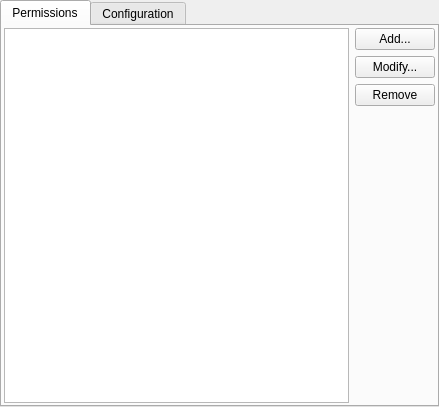
<?xml version="1.0" encoding="UTF-8"?>
<ui version="4.0">
 <class>RoomConfigWidget</class>
 <widget class="QWidget" name="RoomConfigWidget">
  <property name="geometry">
   <rect>
    <x>0</x>
    <y>0</y>
    <width>439</width>
    <height>407</height>
   </rect>
  </property>
  <property name="windowTitle">
   <string/>
  </property>
  <layout class="QHBoxLayout" name="horizontalLayout">
   <property name="margin">
    <number>0</number>
   </property>
   <item>
    <widget class="QTabWidget" name="tabWidget">
     <property name="currentIndex">
      <number>0</number>
     </property>
     <widget class="QWidget" name="PermTab_">
      <attribute name="title">
       <string>Permissions</string>
      </attribute>
      <layout class="QHBoxLayout" name="horizontalLayout_2">
       <property name="margin">
        <number>2</number>
       </property>
       <item>
        <widget class="QTreeView" name="PermsTree_"/>
       </item>
       <item>
        <layout class="QVBoxLayout" name="verticalLayout_2">
         <item>
          <widget class="QPushButton" name="AddPerm_">
           <property name="text">
            <string>Add...</string>
           </property>
          </widget>
         </item>
         <item>
          <widget class="QPushButton" name="ModifyPerm_">
           <property name="text">
            <string>Modify...</string>
           </property>
          </widget>
         </item>
         <item>
          <widget class="QPushButton" name="RemovePerm_">
           <property name="text">
            <string>Remove</string>
           </property>
          </widget>
         </item>
         <item>
          <spacer name="verticalSpacer">
           <property name="orientation">
            <enum>Qt::Vertical</enum>
           </property>
           <property name="sizeHint" stdset="0">
            <size>
             <width>20</width>
             <height>40</height>
            </size>
           </property>
          </spacer>
         </item>
        </layout>
       </item>
      </layout>
     </widget>
     <widget class="QWidget" name="ConfTab_">
      <attribute name="title">
       <string>Configuration</string>
      </attribute>
      <layout class="QVBoxLayout" name="ConfLayout_">
       <property name="margin">
        <number>2</number>
       </property>
      </layout>
     </widget>
    </widget>
   </item>
  </layout>
 </widget>
 <resources/>
 <connections/>
</ui>
